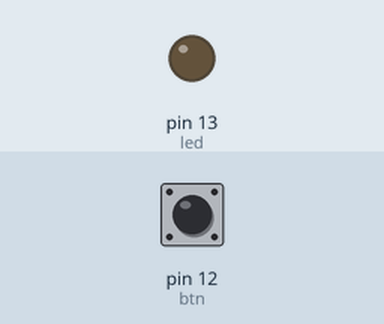
Bench run of a sketch on a simulated Arduino Uno, built with avr-gcc and run on an emulated ATmega328P. Parts: output pins drawn as LEDs (lit = HIGH). Inputs (shaded band) come from the test bench; at power-on: pin 12 (btn) LOW.

Above: at 1.2 s.
1.3 s: pin 12 (btn) pulled HIGH for 0.15 s
At 2.5 s:
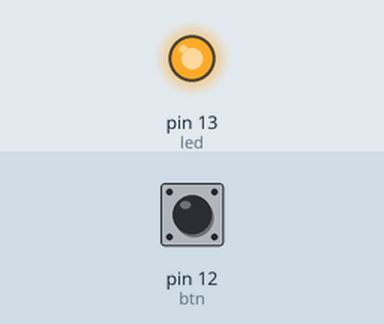
2.9 s: pin 12 (btn) pulled HIGH for 1 s
At 3.7 s:
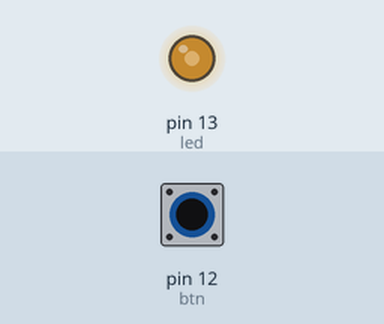
Timing chart, 0 to 5.9 s (numbered marks = the images above; inputs shaded):
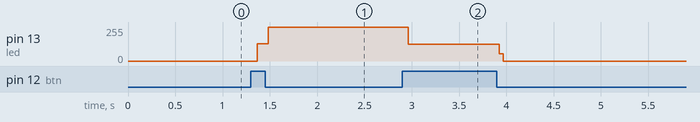

Measured:
- after the input at 1.3 s, pin 13 (led): 0/255 → 128/255 after 0.07 s, → 255/255 0.12 s later
- after the input at 2.9 s, pin 13 (led): 255/255 → 127/255 after 0.07 s, → 0/255 0.96 s later

The sketch:

btn2.ino
```cpp
//按一下改变一次状态
//防止按键抖动

byte led = 13;
byte btn = 12;
boolean current = LOW ;
void setup()
{
	pinMode(led,OUTPUT);
	pinMode(btn,INPUT);
}

void loop()
{
	if(digitalRead(btn)){
		delay(5);
		if(digitalRead(btn)){
			if(current == HIGH){
				current = LOW ;
				digitalWrite(led,current);
			}
			else{
				current = HIGH ;
				digitalWrite(led,current);
			}
		}
	}
}
```
